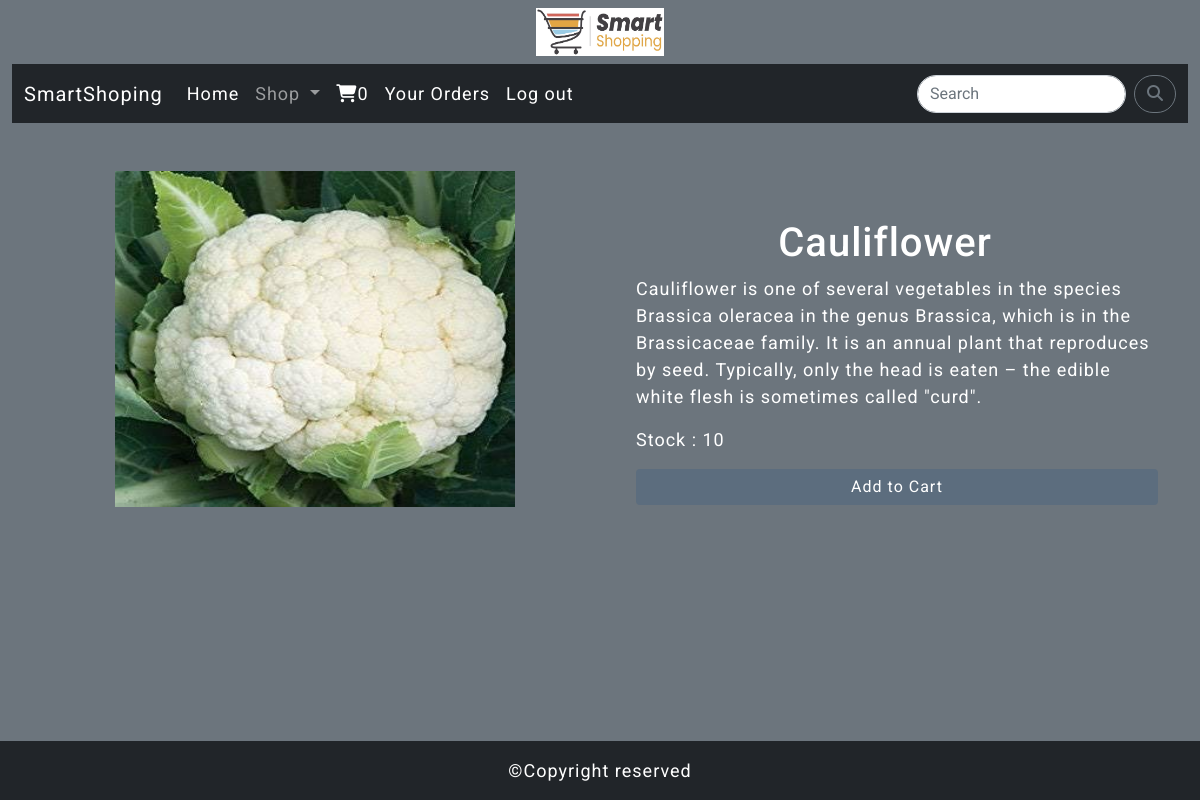
Page /detail/cauliflower (signed in) on the committed database.
### shop/models.py (models this page shows, shortened)
class Product(models.Model):
    name = models.CharField(max_length=250, unique=True)
    slug = models.SlugField(max_length=250, unique=True)
    description = models.TextField(blank=True)
    price = models.DecimalField(max_digits=10, decimal_places=2)
    category = models.ForeignKey(Category, on_delete=models.CASCADE)
    image = models.ImageField(upload_to='img/Products', null=True, blank=True)
    stock = models.IntegerField()
    available = models.BooleanField(default=True)
    created = models.DateTimeField(auto_now_add=True)
    updated = models.DateTimeField(auto_now=True)

### shop/views.py (the view)
# urls.py: path('detail/<slug:slug>', views.prodetail, name='prodetail'),
def prodetail(request, slug):
    pro = Product.objects.get(slug=slug)
    return render(request, 'detail.html', {'p': pro})

### cart/context_processors.py (called while the page is built)
def counter(request):
    item_count = 0
    if request.user.is_authenticated:
        user = request.user
        try:
            cart = Cart.objects.filter(user=user)
            for i in cart:
                item_count += i.quantity
        except Cart.DoesNotExist:
            item_count = 0
    return {'item_count': item_count}

### shop/context_processors.py (called while the page is built)
def menu_links(request):
    cat = Category.objects.all()
    return {'links': cat}

### templates/detail.html (shortened to what this page needs)
{% extends 'base.html' %}
{% load static %}
{% block content %}
<section class="detail">
    <div class="container-fluid">
        <div class="container product-detail">
            <div class="row mt-5">
                <div class="col-md-6 text-center">
                    <img src="{{p.image.url}}">
                </div>
                <div class="col-md-6 mt-5">
                    <div class="proddetail">
                        <h1 class="text-center">{{p.name}}</h1>
                        <div class="probut ms-4">
                            <p>{{p.description}}</p>
                            {% if p.stock <= 0 %}
                            <h2>OUT OF STOCK</h2>
                            <a href="" class="btn btn-secondary">Add to Cart</a>
                            {% else %}
                            <p>Stock : {{p.stock}}</p>
                            <a href="{% url 'cart:cartpg' p.id %}" class="btn btn-secondary mb-5">Add to Cart</a>
                            {% endif %}
                        </div>
                    </div>
                </div>
            </div>
        </div>
    </div>
</section>
{% endblock %}

### static/css/style.css (style rules this page uses)
body { font-family: 'Roboto', sans-serif; font-size: 18px; letter-spacing: 1px; color: white; }
.proddetail a { background-color: #5c6d7e; border:none; width: -webkit-fill-available; }
.product-detail img { width: 25rem; height: 21rem; }

### rows in the picture
Product: image (picture), name "Cauliflower", description "Cauliflower is one of several vegetables in the species Brassica oleracea in the genus Brassica, which is in the Brassicaceae family. It is an annual plant that reproduces by seed. Typically, only the head is eaten – the edible white flesh is sometimes called \"curd\".", stock "10"

### other values in the picture
{{ item_count }} "0"
